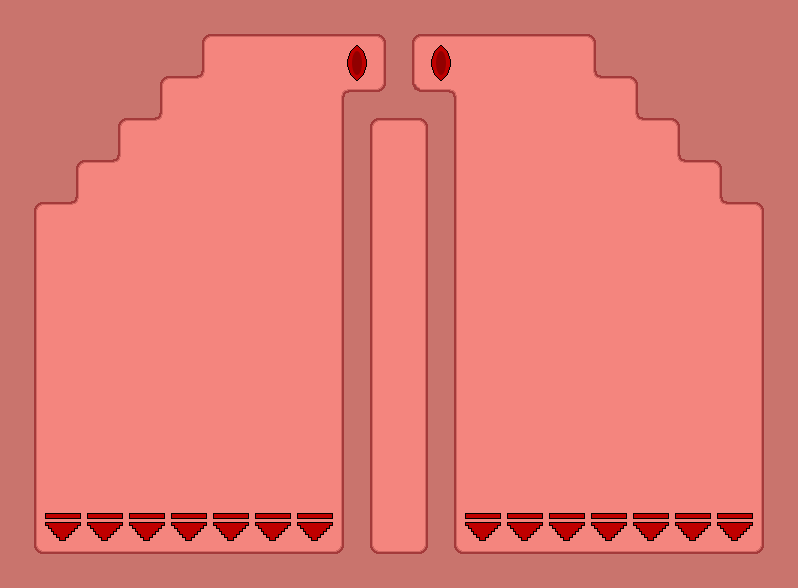

Rendered tile map (Tiled .tmx) drawn with the repository's tilesets; below, a short description and the full map source, tile grids included:
An orthogonal 19x14 tile map with 42x42 px tiles, 2 tile layers (background, arteries), 3 tilesets and 19 objects (15x wall, 2x goal, start0, start1).

<map version="1.2" tiledversion="1.3.3" orientation="orthogonal" renderorder="right-down" width="19" height="14" tilewidth="42" tileheight="42" infinite="0" nextlayerid="4" nextobjectid="20">
 <tileset firstgid="1" source="body_tiles.tsx" />
 <tileset firstgid="49" source="start_and_goal.tsx" />
 <tileset firstgid="61" source="artery_and_vein.tsx" />
 <layer id="1" name="background" width="19" height="14">
  <data encoding="csv">
13,13,13,13,38,42,42,42,42,3,42,42,42,42,2,13,13,13,13,
13,13,13,38,45,1,1,1,1,29,1,1,1,1,9,2,13,13,13,
13,13,38,45,1,1,1,1,22,47,34,1,1,1,1,9,2,13,13,
13,38,45,1,1,1,1,1,29,1,29,1,1,1,1,1,9,2,13,
38,45,1,1,1,1,1,1,29,1,29,1,1,1,1,1,1,9,2,
30,1,1,1,1,1,1,1,29,1,29,1,1,1,1,1,1,1,6,
30,1,1,1,1,1,1,1,29,1,29,1,1,1,1,1,1,1,6,
30,1,1,1,1,1,1,1,29,1,29,1,1,1,1,1,1,1,6,
30,1,1,1,1,1,1,1,29,1,29,1,1,1,1,1,1,1,6,
30,1,1,1,1,1,1,1,29,1,29,1,1,1,1,1,1,1,6,
30,1,1,1,1,1,1,1,29,1,29,1,1,1,1,1,1,1,6,
30,1,1,1,1,1,1,1,29,1,29,1,1,1,1,1,1,1,6,
30,1,1,1,1,1,1,1,29,1,29,1,1,1,1,1,1,1,6,
26,18,18,18,18,18,18,18,27,18,27,18,18,18,18,18,18,18,14
</data>
 </layer>
 <layer id="2" name="arteries" width="19" height="14">
  <data encoding="csv">
0,0,0,0,0,0,0,0,0,0,0,0,0,0,0,0,0,0,0,
0,0,0,0,0,0,0,90,53,0,53,90,0,0,0,0,0,0,0,
0,0,0,0,0,0,0,0,0,0,0,0,0,0,0,0,0,0,0,
0,0,0,0,0,0,0,0,0,0,0,0,0,0,0,0,0,0,0,
0,0,0,0,0,0,0,0,0,0,0,0,0,0,0,0,0,0,0,
0,0,0,0,0,0,0,0,0,0,0,0,0,0,0,0,0,0,0,
0,0,0,0,0,0,0,0,0,0,0,0,0,0,0,0,0,0,0,
0,0,0,0,0,0,0,0,0,0,0,0,0,0,0,0,0,0,0,
0,0,0,0,0,0,0,0,0,0,0,0,0,0,0,0,0,0,0,
0,0,0,0,0,0,0,0,0,0,0,0,0,0,0,0,0,0,0,
0,0,0,0,0,0,0,0,0,0,0,0,0,0,0,0,0,0,0,
0,0,0,0,0,0,0,0,0,0,0,0,0,0,0,0,0,0,0,
0,57,57,57,57,57,57,57,90,90,90,57,57,57,57,57,57,57,0,
0,0,0,0,0,0,0,0,0,0,0,0,0,0,0,0,0,0,0
</data>
 </layer>
 <objectgroup id="3" name="obstacles">
  <object id="1" name="wall" x="0" y="0" width="798" height="42" />
  <object id="2" name="wall" x="0" y="546" width="798" height="42" />
  <object id="3" name="wall" x="0" y="42" width="210" height="42" />
  <object id="4" name="wall" x="586" y="42" width="210" height="42" />
  <object id="5" name="wall" x="628" y="84" width="168" height="42" />
  <object id="6" name="wall" x="0" y="84" width="168" height="42" />
  <object id="7" name="wall" x="0" y="126" width="124" height="42" />
  <object id="8" name="wall" x="672" y="126" width="124" height="42" />
  <object id="9" name="wall" x="714" y="168" width="84" height="42" />
  <object id="10" name="wall" x="0" y="168" width="84" height="42" />
  <object id="11" name="wall" x="0" y="210" width="42" height="336" />
  <object id="12" name="wall" x="756" y="210" width="42" height="336" />
  <object id="13" name="wall" x="336" y="84" width="42" height="462" />
  <object id="14" name="wall" x="420" y="84" width="42" height="462" />
  <object id="15" name="wall" x="378" y="42" width="42" height="84" />
  <object id="16" name="goal" x="42" y="504" width="294" height="42" />
  <object id="17" name="goal" x="462" y="504" width="294" height="42" />
  <object id="18" name="start0" x="336" y="42" width="42" height="42" />
  <object id="19" name="start1" x="420" y="42" width="42" height="42" />
 </objectgroup>
</map>
